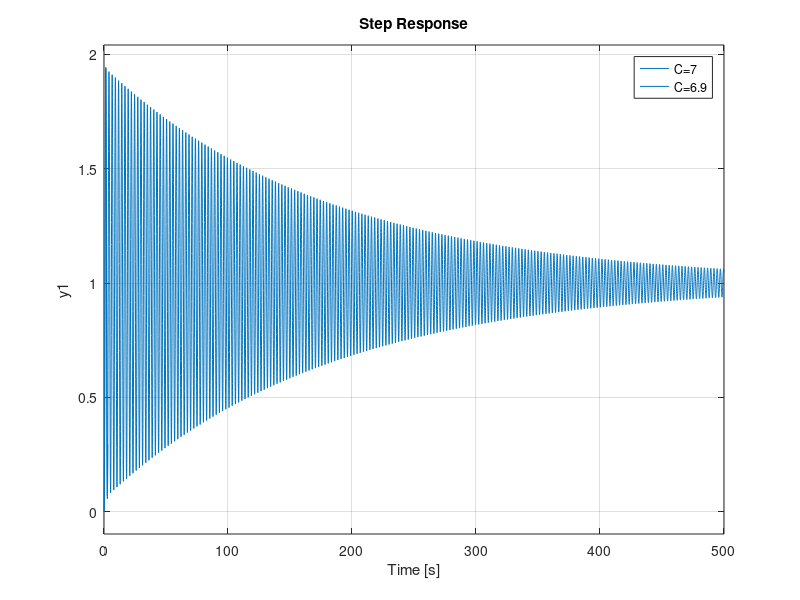

Recreate this plot in MATLAB.

%% 
% (a) Finding Minimum Value which cause system become unstable
clear all
clf
for C = 0.1:0.1:10 % Gain Controller
    Gnum = 6;
    Gden = [1 7 6 0];
    G = tf(Gnum,Gden); % Plant
    sys = feedback(C*G,1);
    B = isstable(sys); % Chenck if the system is stable
    if B==0 % B=0 means system is unstable
        break
    end
end
disp(['The minimum vaule of gain is ',num2str(C)])
sys
step(sys) % When gain = 7
hold on
step(feedback(6.9*G,1)) % When gain = 6.9
hold off
legend('C=7','C=6.9')